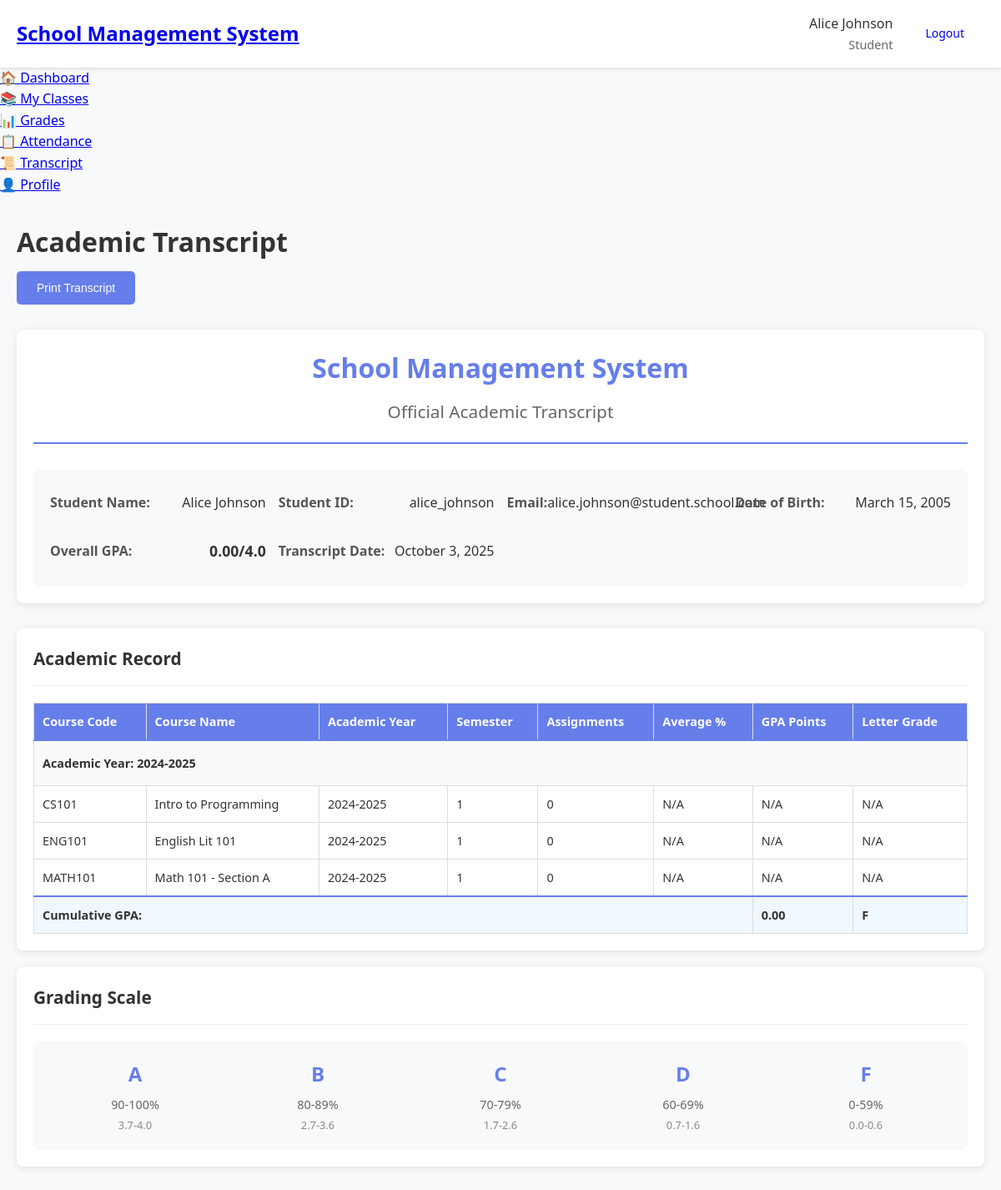
Page /student/transcript.php (signed in) on the committed database.
### tables this page shows
CREATE TABLE users (
    id INT PRIMARY KEY AUTO_INCREMENT,
    username VARCHAR(50) UNIQUE NOT NULL,
    email VARCHAR(100) UNIQUE NOT NULL,
    password VARCHAR(255) NOT NULL,
    role ENUM('admin', 'teacher', 'student') NOT NULL,
    first_name VARCHAR(50) NOT NULL,
    last_name VARCHAR(50) NOT NULL,
    phone VARCHAR(20),
    address TEXT,
    date_of_birth DATE,
    created_at TIMESTAMP DEFAULT CURRENT_TIMESTAMP,
    updated_at TIMESTAMP DEFAULT CURRENT_TIMESTAMP ON UPDATE CURRENT_TIMESTAMP,
    is_active BOOLEAN DEFAULT TRUE
);

### student/transcript.php (the view, shortened to what this page needs)
<?php
$database = new Database();
$db = $database->getConnection();
$student_id = $_SESSION['user_id'];
$query = "SELECT * FROM users WHERE id = :student_id";
$stmt = $db->prepare($query);
$stmt->bindParam(":student_id", $student_id);
$stmt->execute();
$student_info = $stmt->fetch(PDO::FETCH_ASSOC);
$query = "SELECT c.name as class_name, s.name as subject_name, s.code as subject_code,
                 c.academic_year, c.semester,
                 AVG((g.grade/g.max_grade)*4.0) as gpa_points,
                 AVG((g.grade/g.max_grade)*100) as percentage,
                 COUNT(g.id) as total_assignments
          FROM classes c
          JOIN subjects s ON c.subject_id = s.id
          JOIN enrollments e ON c.id = e.class_id
          LEFT JOIN grades g ON c.id = g.class_id AND g.student_id = e.student_id
          WHERE e.student_id = :student_id AND e.status = 'active'
          GROUP BY c.id
          ORDER BY c.academic_year DESC, c.semester DESC, s.name";
$stmt = $db->prepare($query);
$stmt->bindParam(":student_id", $student_id);
$stmt->execute();
$transcript_data = $stmt->fetchAll(PDO::FETCH_ASSOC);
$total_gpa_points = 0;
$total_classes = 0;
$overall_gpa = $total_classes > 0 ? $total_gpa_points / $total_classes : 0;
?>
<!DOCTYPE html>
<html lang="en">
<head>
    <link rel="stylesheet" href="../assets/css/style.css">
    <link rel="stylesheet" href="../assets/css/student.css">
</head>
<body class="dashboard logged-in">
    <?php include 'includes/navbar.php'; ?>
    <div class="dashboard-container">
        <?php include 'includes/sidebar.php'; ?>
        <main class="main-content">
            <div class="page-header no-print">
                <h1 class="page-title">Academic Transcript</h1>
                <button onclick="window.print()" class="btn btn-primary">Print Transcript</button>
            </div>
            <div class="card transcript-header">
                <div class="transcript-title">
                    <h1><?php echo APP_NAME; ?></h1>
                    <h2>Official Academic Transcript</h2>
                </div>
                <div class="student-details">
                    <div class="detail-row">
                        <label>Student Name:</label>
                        <span><?php echo htmlspecialchars($student_info['first_name'] . ' ' . $student_info['last_name']); ?></span>
                    </div>
                    <div class="detail-row">
                        <label>Student ID:</label>
                        <span><?php echo htmlspecialchars($student_info['username']); ?></span>
                    </div>
                    <div class="detail-row">
                        <label>Email:</label>
                        <span><?php echo htmlspecialchars($student_info['email']); ?></span>
                    </div>
                    <div class="detail-row">
                        <label>Date of Birth:</label>
                        <span><?php echo $student_info['date_of_birth'] ? date('F j, Y', strtotime($student_info['date_of_birth'])) : 'N/A'; ?></span>
                    </div>
                    <div class="detail-row">
                        <label>Overall GPA:</label>
                        <span class="gpa-highlight"><?php echo number_format($overall_gpa, 2); ?>/4.0</span>
                    </div>
                    <div class="detail-row">
                        <label>Transcript Date:</label>
                        <span><?php echo date('F j, Y'); ?></span>
                    </div>
                </div>
            </div>
            <?php if(!empty($transcript_data)): ?>
            <div class="card">
                <div class="card-header">
                    <h2 class="card-title">Academic Record</h2>
                </div>
                <div class="table-container">
                    <table class="transcript-table">
                        <thead>
                            <tr>
                                <th>Course Code</th>
                                <th>Course Name</th>
                                <th>Academic Year</th>
                                <th>Semester</th>
                                <th>Assignments</th>
                                <th>Average %</th>
                                <th>GPA Points</th>
                                <th>Letter Grade</th>
                            </tr>
                        </thead>
                        <tbody>
                            <?php
                            $current_year = '';
                            foreach($transcript_data as $class):
                                if($current_year !== $class['academic_year']):
                                    $current_year = $class['academic_year'];
                            ?>
                            <tr class="year-separator">
                                <td colspan="8"><strong>Academic Year: <?php echo $current_year; ?></strong></td>
                            </tr>
                            <?php endif; ?>
                            <tr>
                                <td><?php echo htmlspecialchars($class['subject_code']); ?></td>
                                <td><?php echo htmlspecialchars($class['class_name']); ?></td>
                                <td><?php echo htmlspecialchars($class['academic_year']); ?></td>
                                <td><?php echo htmlspecialchars($class['semester']); ?></td>
                                <td><?php echo $class['total_assignments']; ?></td>
                                <td>
                                    <?php if($class['percentage']): ?>
                                        <?php echo number_format($class['percentage'], 1); ?>%
                                    <?php else: ?>
                                        N/A
                                    <?php endif; ?>
                                </td>
                                <td>
                                    <?php if($class['gpa_points']): ?>
                                        <?php echo number_format($class['gpa_points'], 2); ?>
                                    <?php else: ?>
                                        N/A
                                    <?php endif; ?>
                                </td>
                                <td>
                                    <?php
                                    if($class['percentage']) {
                                        $percentage = $class['percentage'];
                                        if($percentage >= 90) echo 'A';
                                        elseif($percentage >= 80) echo 'B';
                                        elseif($percentage >= 70) echo 'C';
                                        elseif($percentage >= 60) echo 'D';
                                        else echo 'F';
                                    } else {
                                        echo 'N/A';
                                    }
                                    ?>
                                </td>
                            </tr>
                            <?php endforeach; ?>
                        </tbody>
                        <tfoot>
                            <tr class="gpa-summary">
                                <td colspan="6"><strong>Cumulative GPA:</strong></td>
                                <td><strong><?php echo number_format($overall_gpa, 2); ?></strong></td>
                                <td><strong>
                                    <?php
                                    $overall_percentage = $overall_gpa * 25;
                                    if($overall_percentage >= 90) echo 'A';
                                    elseif($overall_percentage >= 80) echo 'B';
                                    elseif($overall_percentage >= 70) echo 'C';
                                    elseif($overall_percentage >= 60) echo 'D';
                                    else echo 'F';
                                    ?>
                                </strong></td>
                            </tr>
                        </tfoot>
                    </table>
                </div>
            </div>
            <div class="card">
                <div class="card-header">
                    <h2 class="card-title">Grading Scale</h2>
                </div>
                <div class="grading-scale">
                    <div class="scale-item">
                        <span class="grade-letter">A</span>
                        <span class="grade-range">90-100%</span>
                        <span class="gpa-range">3.7-4.0</span>
                    </div>
                    <div class="scale-item">
                        <span class="grade-letter">B</span>
                        <span class="grade-range">80-89%</span>
                        <span class="gpa-range">2.7-3.6</span>
                    </div>
                    <div class="scale-item">
                        <span class="grade-letter">C</span>
                        <span class="grade-range">70-79%</span>
                        <span class="gpa-range">1.7-2.6</span>
                    </div>
                    <div class="scale-item">
                        <span class="grade-letter">D</span>
                        <span class="grade-range">60-69%</span>
                        <span class="gpa-range">0.7-1.6</span>
                    </div>
                    <div class="scale-item">
                        <span class="grade-letter">F</span>
                        <span class="grade-range">0-59%</span>
                        <span class="gpa-range">0.0-0.6</span>
                    </div>
                </div>
            </div>
            <?php endif; ?>
        </main>
    </div>
</body>
</html>

### assets/css/style.css (style rules this page uses)
* { margin: 0; padding: 0; box-sizing: border-box; }
body { font-family: "Segoe UI", Tahoma, Geneva, Verdana, sans-serif; line-height: 1.6; color: #333; background-color: #f5f5f5; }
.btn { padding: 12px 24px; border: none; border-radius: 5px; font-size: 14px; font-weight: 500; cursor: pointer; transition: all 0.3s ease; text-decoration: none; display: inline-block; text-align: center; }
.btn-primary { background: #667eea; color: white; }
.dashboard { min-height: 100vh; background-color: #f8f9fa; }
.main-content { max-width: 1200px; margin: 0 auto; padding: 30px 20px; }
.page-header { margin-bottom: 30px; }
.page-title { font-size: 2rem; color: #333; margin-bottom: 10px; }
.card { background: white; border-radius: 8px; box-shadow: 0 2px 10px rgba(0, 0, 0, 0.1); padding: 20px; margin-bottom: 20px; }
.card-header { border-bottom: 1px solid #eee; padding-bottom: 15px; margin-bottom: 20px; }
.card-title { font-size: 1.3rem; color: #333; margin: 0; }

### assets/css/student.css (style rules this page uses)
.transcript-header { margin-bottom: 30px; }
.transcript-title { text-align: center; margin-bottom: 30px; padding-bottom: 20px; border-bottom: 2px solid #667eea; }
.transcript-title h1 { color: #667eea; font-size: 2rem; margin: 0 0 10px 0; }
.transcript-title h2 { color: #666; font-size: 1.3rem; margin: 0; font-weight: 400; }
.student-details { display: grid; grid-template-columns: repeat(auto-fit, minmax(250px, 1fr)); gap: 15px; padding: 20px; background: #f8f9fa; border-radius: 8px; }
.detail-row { display: flex; justify-content: space-between; align-items: center; padding: 8px 0; }
.detail-row label { font-weight: 600; color: #555; }
.detail-row span { color: #333; }
.gpa-highlight { font-weight: bold; color: #667eea; font-size: 1.1rem; }
.transcript-table { width: 100%; border-collapse: collapse; font-size: 0.9rem; }
.transcript-table th, .transcript-table td { padding: 10px; text-align: left; border: 1px solid #ddd; }
.transcript-table th { background: #667eea; color: white; font-weight: 600; }
.transcript-table .year-separator { background: #f8f9fa; font-weight: bold; }
.transcript-table .year-separator td { padding: 15px 10px; border-top: 2px solid #667eea; }
.transcript-table .gpa-summary { background: #f0f8ff; font-weight: bold; border-top: 2px solid #667eea; }
.grading-scale { display: flex; justify-content: space-around; padding: 20px; background: #f8f9fa; border-radius: 8px; flex-wrap: wrap; gap: 15px; }
.scale-item { display: flex; flex-direction: column; align-items: center; text-align: center; min-width: 80px; }
.grade-letter { font-size: 1.5rem; font-weight: bold; color: #667eea; margin-bottom: 5px; }
.grade-range { font-size: 0.9rem; color: #666; margin-bottom: 3px; }
.gpa-range { font-size: 0.8rem; color: #888; }

### rows in the picture
users: first_name+last_name "Alice Johnson", username "alice_johnson", email "alice.johnson@student.school.com", date_of_birth "March 15, 2005"

### other values in the picture
APP_NAME "School Management System"
$_SESSION['first_name'] "Alice"
$_SESSION['last_name'] "Johnson"
$_SESSION['role'] "Student"
$overall_gpa "0.00"
$current_year "2024-2025"
$class['subject_code'] "CS101"
$class['class_name'] "Intro to Programming"
$class['academic_year'] "2024-2025"
$class['semester'] "1"
$class['total_assignments'] "0"
$class['subject_code'] "ENG101"
$class['class_name'] "English Lit 101"
$class['subject_code'] "MATH101"
$class['class_name'] "Math 101 - Section A"
